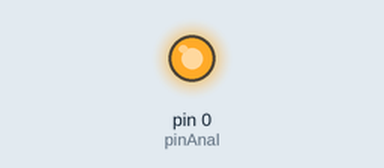
This sketch was run on a simulated Arduino Uno, built with avr-gcc and run on an emulated ATmega328P. Shown: output pins drawn as LEDs (lit = HIGH).

Above: at 0.1 s.
Timing chart, 0 to 1.6 s (numbered marks = the images above):
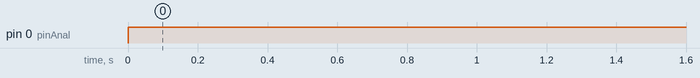

Measured:
- by itself, pin 0 (pinAnal): LOW → HIGH at 0.00 s

The sketch:

pwmEx.ino
```cpp
#define pinAnal 0

int value = 666;

void setup()
{
  pinMode(pinAnal,OUTPUT);
}


void loop()
{
  /*
    if (value >= 1024) value = 0;
    else value += 10;
    */
    analogWrite(pinAnal,value);


}
```
